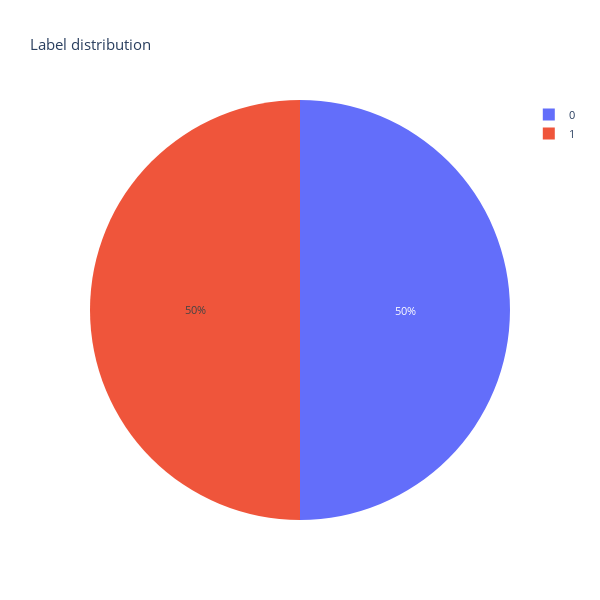

The cell this chart's notebook holds for it:
### Code cell
labels = (np.array(cnt_lbl.index))
sizes = (np.array((cnt_lbl / cnt_lbl.sum())*100))

trace = go.Pie(labels=labels, values=sizes)
layout = go.Layout(
    title='Label distribution',
    font=dict(size=11),
    width=600,
    height=600,
)
data = [trace]
fig = go.Figure(data=data, layout=layout)
py.iplot(fig, filename="usertype")

### Figure 1 — Plotly figure (JSON) as saved in the notebook; plotly's stock layout.template omitted (floating-point values rounded to 4 significant figures)
{"data": [{"labels": [0, 1], "type": "pie", "values": [50.0, 50.0]}], "layout": {"font": {"size": 11}, "height": 600, "title": {"text": "Label distribution"}, "width": 600}}
